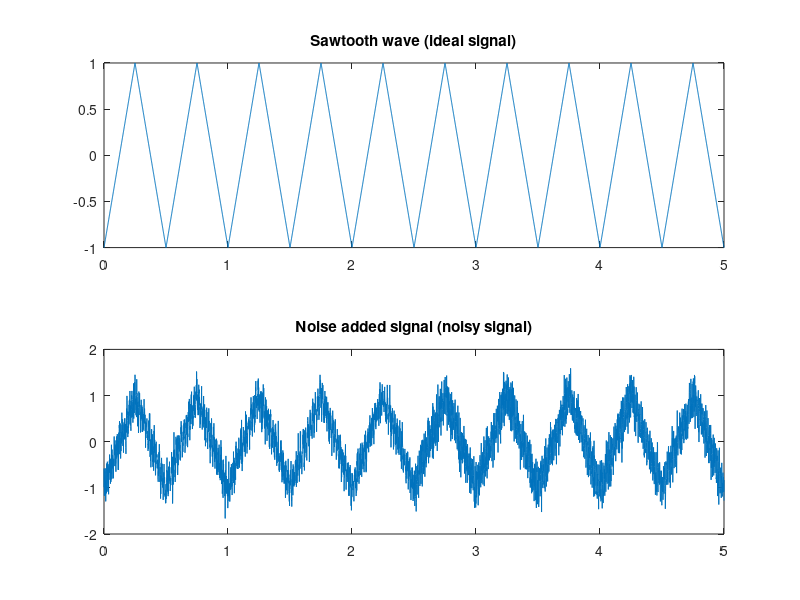

The MATLAB script that drew this image: (Note: this script raises an error after producing the figure.)
clc;
clear all;

%% Data Construction
fs = 500;

N = 5000;                                                   % Number of samples
time = linspace(0, 5, N);                                   % Time vector
sawtooth_sig = sawtooth(2*pi*2*time(1 : N), 0.5);           % Sawtooth signal
n50 = 0.2*sin(2*pi*50*time(1 : N/2));                       % Sinusoidal noise with 50 Hz
n100 = 0.3*sin(2* pi*100*time(N/2 + 1 : N));                % Sinusoidal noise with 100 Hz
nwg = sawtooth_sig - awgn(sawtooth_sig, 10, 'measured');    % 10 dB Gaussian white noise

noisy_signal = sawtooth_sig + nwg + [n50 n100];             % corrupted signal with noise 

figure('Name', 'Signals using for Adaptive Filtering')
subplot(2,1,1)
plot(time, sawtooth_sig)
title('Sawtooth wave (ideal signal)')
subplot(2,1,2)
plot(time, noisy_signal)
title('Noise added signal (noisy signal)')
linkaxes()

%% Create the signal sig_R

% arbitary constants
a = 1.611; 
phi_1 = pi*(1/6); 
phi_2 = pi*(1/2);

n50_r = 0.2*sin(2*pi*50*time(1 : N/2) + phi_1); 
n100_r = 0.3*sin(2* pi*100*time(N/2 + 1 : N) + phi_2); 

sig_R = a*(nwg + [n50_r n100_r]);

%% LMS_method Algorithm
%% 2.1 a

%%
mu1 = 0.006112;
M = 12;
[err, ~, ~] = LMS_method(noisy_signal, sig_R, mu1, M);
figure;
subplot(4,1,1)
plot(time,sawtooth_sig)
title('Desired Signal sawtooth_sig(n)')
subplot(4,1,2)
plot(time,noisy_signal)
title('Noise Corrupted Signal')
subplot(4,1,3)
plot(time,err)
title(['Filtered Signal using LMS_method M=10 u=0.006161'])
subplot(4,1,4)
plot(time,abs(err-sawtooth_sig))
title('Absolute Error')

e_LMS = err;

%%
MRange = 15;
mse = NaN(MRange, 100);

lambda_max = 20*MRange*((noisy_signal*noisy_signal')/ length(noisy_signal));
mu = linspace(0.001, 2/ lambda_max, 100);

for M = 1:MRange
    for i = 1:100
        [err, ~, ~] = LMS_method(noisy_signal, sig_R, mu(i), M);
        mse(M,i) = immse(err,sawtooth_sig);
    end
end

%%
M = 1:MRange;
surf(mu, M, mse)
title('MSE Variation when Adaptive Filtering using LMS') 
colorbar
xlabel('mu'), ylabel('M - Order'),zlabel('MSE');
colormap('jet')

%% Find LMS with min MSE
[ms, ls] = min(mse,[],2);
[mse_min, m_min] = min(ms);
lambda_min = ls(m_min)*(2/ lambda_max - 0.001)/100 + 0.001;
disp(['Minimum Error = ' num2str(mse_min) ' at M = ' num2str(m_min) ' and mu = ' num2str(lambda_min)])

%%  2.2 RLS Algorithm

%% fastest RLS_method filter
lamda = 0.996;          % 0 < lamda <= 1
M = 15;
[err2, ~, ~] = RLS_method(noisy_signal, sig_R, lamda, M);

figure;
subplot(4,1,1)
plot(time, sawtooth_sig)
title('Desired Signal sawtooth_sig(n)')
subplot(4,1,2)
plot(time, noisy_signal)
title('Noise Corrupted Signal')
subplot(4,1,3)
plot(time, err2);
title('Filtered Signal using RLS_method M=15 lambda = 0.996');
subplot(4,1,4)
plot(time, abs(err2 - sawtooth_sig'))

e_RLS = err2;

%%  
MRange = 15;
mse = NaN(MRange,100);
lambda = linspace(0.9,1,100);

for M=1:MRange
    for i = 1:100
        err = RLS_method(noisy_signal, sig_R, lambda(i), M);
        mse(M,i) = immse(err', sawtooth_sig);
    end
end

%%
figure;
surf(lambda,(1:MRange), mse)
colorbar
title('MSE Variation when Adaptive Filtering using RLS')
xlabel('lambda'), ylabel('M - Order'), zlabel('MSE');
colormap('jet')

%% Find RLS with min MSE
[ms,ls] = min(mse,[],2);
[mse_min,m_min] = min(ms);
lambda_min = ls(m_min)*(0.01)/100 + 0.9;
disp(['Minimum Error = ' num2str(mse_min) ' at M = ' num2str(m_min) ' and lambda = ' num2str(lambda_min)])

%% Comparing LMS_method and RLS_method

figure
subplot(2,1,1)
plot(time, abs(e_LMS - sawtooth_sig));
title(['Error convergence using the LMS algorithm \mu = ' num2str(mu1) ' M = 15' ]);
xlabel('Time(sawtooth_sig)');
ylabel('Voltage (mV)');
grid on
subplot(2,1,2)
plot(time, abs(e_RLS' - sawtooth_sig))
title(['Filtered Signal of the ANC filter using the RLS algorithm \lambda = ' num2str(lamda) ' M = 15']),
xlabel('Time(sawtooth_sig)');
ylabel('Voltage (mV)');
grid on


%% c. Adaptive FIltering ECG_sig signal
load('idealECG.mat')
ECG_sig = idealECG - mean(idealECG);

fs = 500;
N = length(ECG_sig);                                    % Number of points
time = linspace(0,N/fs,N);                  

signal = ECG_sig;                                 
n50 = 0.2*sin(2*pi*50*time(1 : N/2));                     
n100 = 0.3*sin(2* pi*100*time(N/2+1 : N));                

nwg = signal - awgn(signal, 10,'measured');  % Gaussian white noise

noisy_signal = signal + nwg + [n50 n100];         % noise corrupted signal


%% Generating sig_R
a = 1.611; 
phi_1 = pi*(1/6); 
phi_2 = pi*(1/2);

n50_r = 0.2*sin(2*pi*50*time(1 : N/2) + phi_1); 
n100_r = 0.3*sin(2*pi*100*time(N/2 + 1 : N) + phi_2); 

sig_R = a*(nwg + [n50_r n100_r]);

%% LMS to ECG_sig
mu = 0.006112;
M = 12;
[err, ~, ~] = LMS_method(noisy_signal, sig_R, mu, M);

%% RLS to ECG_sig
lamda = 0.996; % 0 < lamda <= 1
M = 12;
[err2, y2, w2] = RLS_method(noisy_signal, sig_R, lamda, M);

%%
figure;
subplot(6,1,1)
plot(time, signal)
title('Desired Signal sawtooth signal(n)')
subplot(6,1,2)
plot(time, noisy_signal)
title('Noise Corrupted Signal')
subplot(6,1,3)
plot(time, err)
title(['Filtered Signal using LMS method M=12 u=0.006112'])
subplot(6,1,4)
plot(time, abs(err - signal))
title('Absolute Error | LMS')
subplot(6,1,5)
plot(time,err2);
title(['Filtered Signal using RLS method M=12 lambda = 0.996']);
subplot(6,1,6)
plot(time,abs(err2 - signal'))
title('Absolute Error | RLS')
linkaxes()